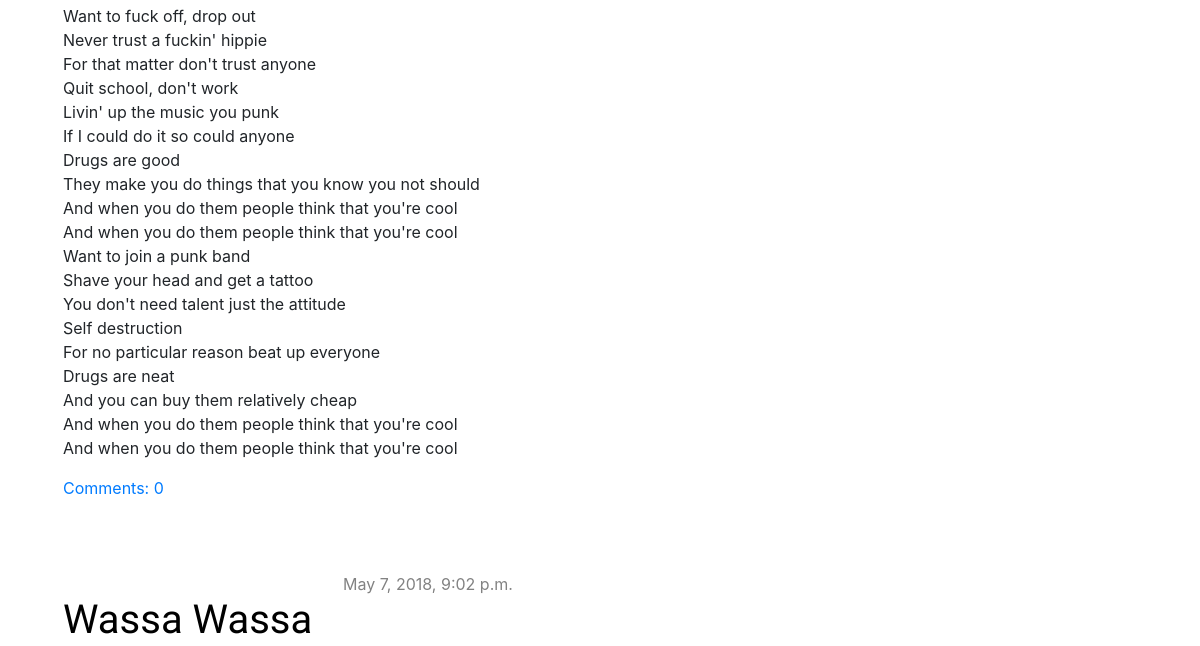
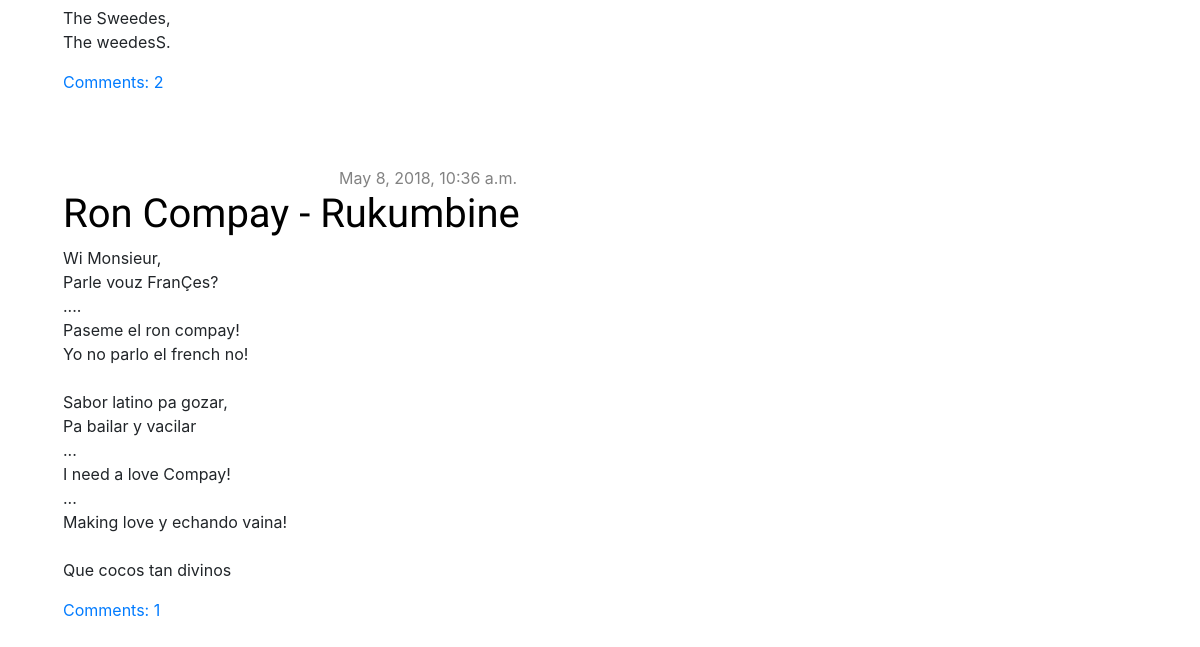
The page /blog/ (lower part) on the database as committed earlier (2 pictures, top to bottom).
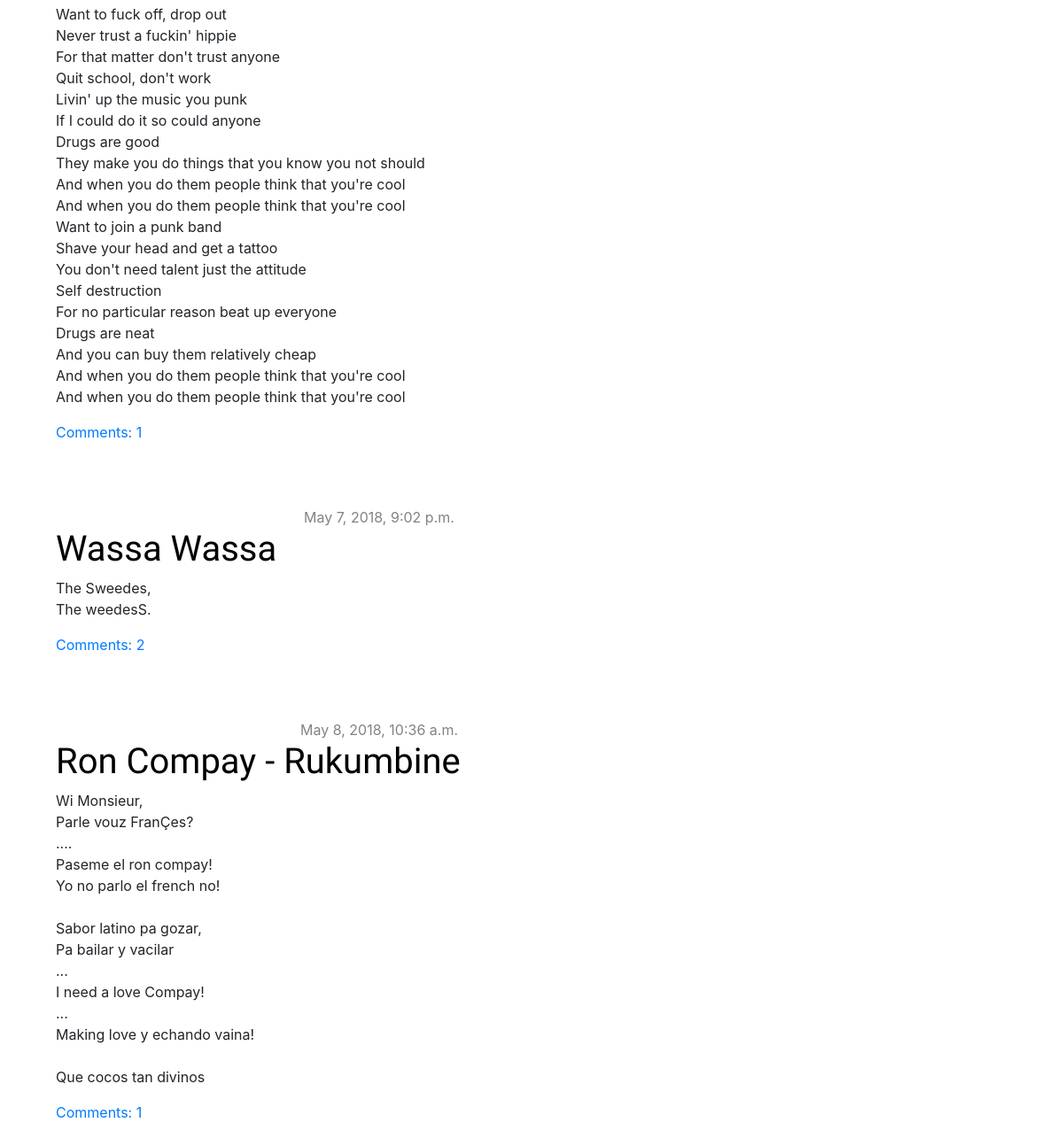
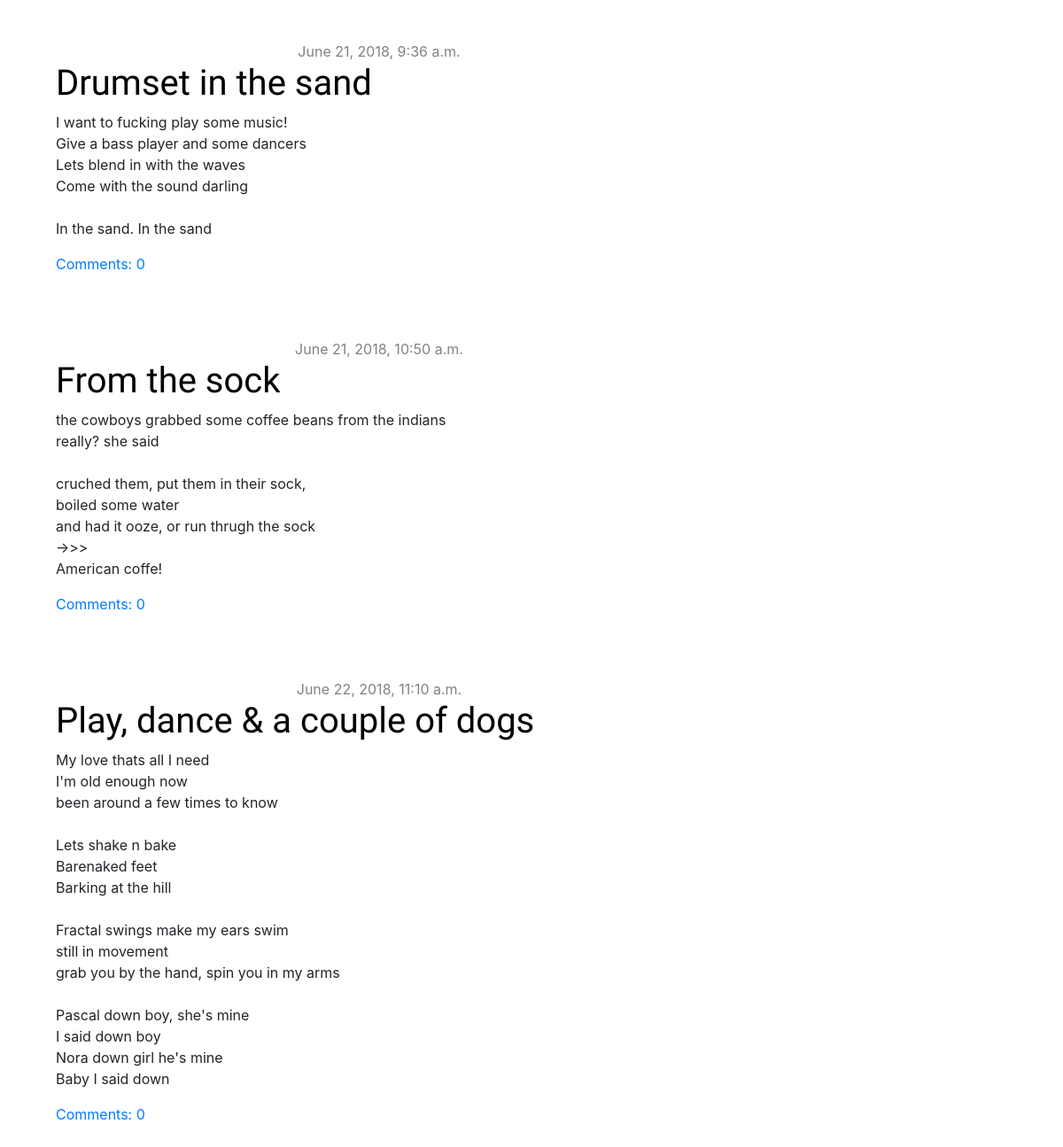
The same page on the database as committed later (2 pictures, top to bottom).
### blog/models.py (models this page shows, shortened)
class Post(models.Model):
    author = models.ForeignKey('auth.User', on_delete = models.CASCADE)
    title = models.CharField(max_length = 200)
    text = models.TextField()
    created_date = models.DateTimeField(default = timezone.now)
    published_date = models.DateTimeField(blank = True, null = True)
    def approved_comments(self):
        return self.comments.filter(approved_comment=True)

### blog/views.py (the view)
def post_list(request):
	posts = Post.objects.filter(published_date__lte=timezone.now()).order_by('published_date')
	return render(request, 'blog/post_list.html', {'posts':posts})

### blog/templates/blog/post_list.html
{% extends 'blog/base.html' %}
{% block content %}
    {% for post in posts %}
        <div class="post">
            <div class="date">
                {{ post.published_date }}
            </div>
            <h1><a href="{% url 'post_detail' pk=post.pk %}">{{ post.title }}</a></h1>
            <p>{{ post.text|linebreaksbr }}</p>
            <a href="{% url 'post_detail' pk=post.pk %}">Comments: {{ post.approved_comments.count }}</a>
        </div>
    {% endfor %}
{% endblock %}

Rows that differ between the two databases and show on the page:
computed for Post (number 1 of 6 on the later page): approved_comments.count "0" → "1"
added Post: published_date "June 21, 2018, 9:36 a.m.", title "Drumset in the sand", text "I want to fucking play some music! Give a bass player and some dancers Lets blend in with the waves Come with the sound darling In the sand. In the sand", approved_comments.count "0"
added Post: published_date "June 21, 2018, 10:50 a.m.", title "From the sock", text "the cowboys grabbed some coffee beans from the indians really? she said cruched them, put them in their sock, boiled some water and had it ooze, or run thrugh the sock ->>> American coffe!", approved_comments.count "0"
added Post: published_date "June 22, 2018, 11:10 a.m.", title "Play, dance & a couple of dogs", text "My love thats all I need I'm old enough now been around a few times to know Lets shake n bake Barenaked feet Barking at the hill Fractal swings make my ears swim still in movement grab you by the hand, spin you in my arms Pascal down boy, she's mine I said down boy Nora down girl he's mine Baby I said down", approved_comments.count "0"
